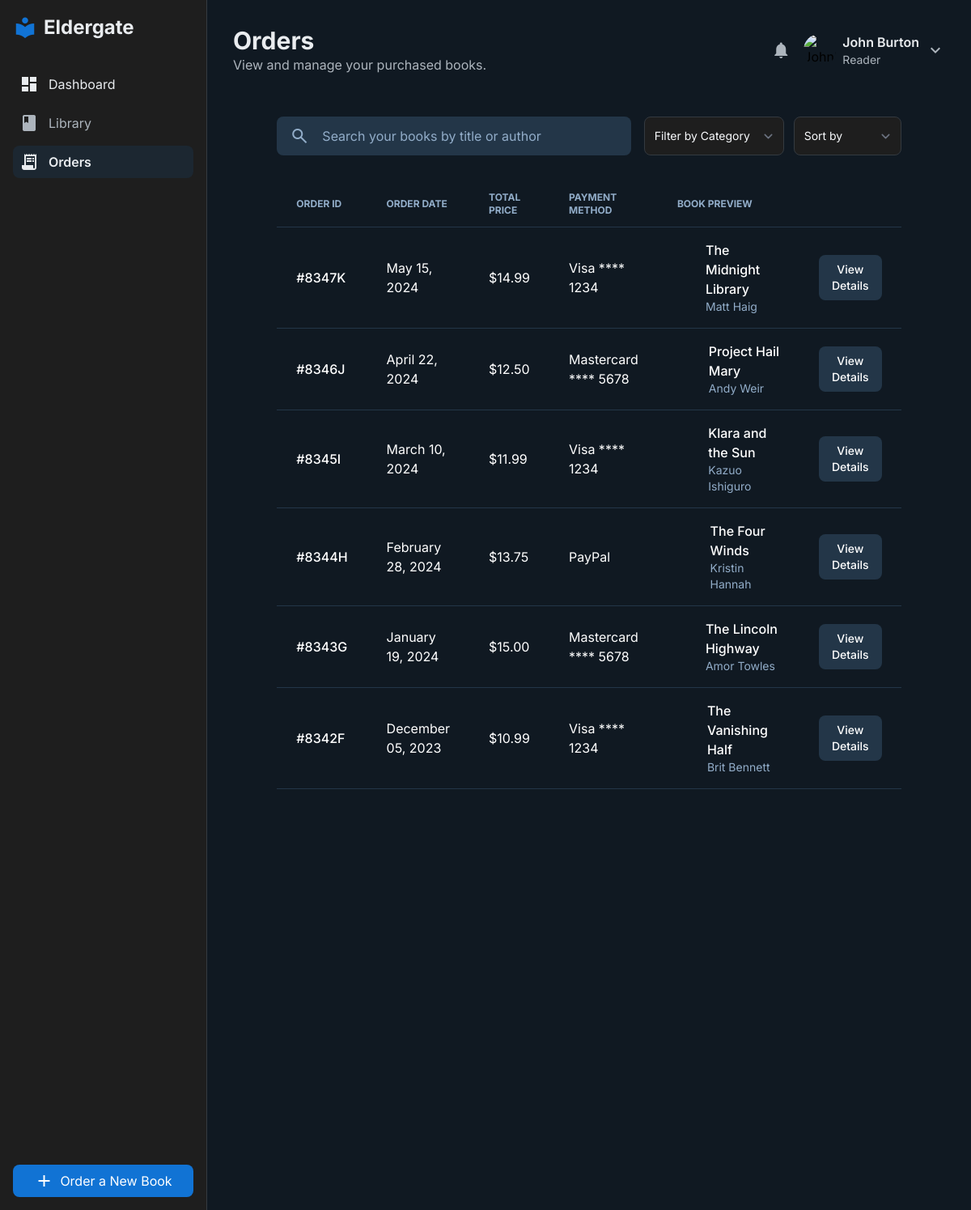
/account/orders/ (signed in), run on the app's committed database.
### accounts/models.py (models this page shows)
class EldergateLibraryUser(models.Model):
    id = models.AutoField(primary_key=True)
    username = models.CharField(max_length=100, unique=True)
    password = models.CharField(max_length=100)
    email = models.CharField(max_length=100)
    First_Name = models.CharField(max_length=100)
    Last_Name = models.CharField(max_length=100)
    date_joined = models.DateTimeField(auto_now_add=True)
    last_login = models.DateTimeField(blank=True, null=True)
    is_active = True
    USER_TYPE_CHOICES = [
        ('Reader', 'Reader'),
        ('Librarian', 'Librarian'),
        ('Administrator', 'Administrator'),
    ]
    model_name = models.CharField(
        max_length=100,
        choices=USER_TYPE_CHOICES,
        default='Reader',
    )
    current_reading = models.ForeignKey(Book, on_delete=models.CASCADE, null=True, blank=True)
    reading_progress = models.IntegerField(default=0)

### accounts/views.py (the view)
# urls.py: path('orders/', views.orders_view, name='orders'),
def orders_view(request):
    if request.session.get('is_authenticated'):
        user = request.user
        title = "Orders"
        subtitle = "View and manage your purchased books."
        filter_category = Category.objects.all()
        return render(request, 'app/orders.html', {'user': user, 'title': title, 'subtitle': subtitle, 'filter_category': filter_category})
    else:
        return redirect('login')

### templates/app/orders.html (shortened to what this page needs)
{% extends 'layout.html' %}
{% block content %}
{% include 'includes/header.html' %}
<div class="relative flex h-auto min-h-screen w-full flex-col group/design-root overflow-x-hidden">
    <div class="layout-container flex h-full grow flex-col">
      <div class="px-4 md:px-10 lg:px-40 flex flex-1 justify-center py-5">
        <div class="layout-content-container flex flex-col max-w-[960px] flex-1">
            <div class="flex flex-col md:flex-row gap-4 mb-8">
              <div class="flex-1">
                <label class="flex flex-col min-w-40 h-12 w-full">
                  <div class="flex w-full flex-1 items-stretch rounded-lg h-full">
                    <div
                      class="text-[#92adc9] flex border-none bg-[#233648] items-center justify-center pl-4 rounded-l-lg border-r-0">
                      <span class="material-symbols-outlined" style="font-size: 24px;">search</span>
                    </div>
                    <input
                      class="form-input flex w-full min-w-0 flex-1 resize-none overflow-hidden rounded-r-lg text-white focus:outline-0 focus:ring-0 border-none bg-[#233648] focus:border-none h-full placeholder:text-[#92adc9] px-4 text-base font-normal leading-normal"
                      placeholder="Search your books by title or author" value="" />
                  </div>
                </label>
              </div>
              <div class="flex gap-3 overflow-x-auto">
                <select
                  class="form-select rounded-lg bg-card-dark border-border-dark text-slate-50 text-sm focus:ring-primary focus:border-primary">
                  <option>Filter by Category</option>
                </select>
                <select
                  class="form-select rounded-lg bg-card-dark border-border-dark text-slate-50 text-sm focus:ring-primary focus:border-primary">
                  <option>Sort by</option>
                </select>
              </div>
            </div>
            <div class="overflow-x-auto">
              <table class="w-full text-left text-white">
                <thead class="border-b border-[#233648] text-xs uppercase text-[#92adc9]">
                  <tr>
                    <th class="px-6 py-3" scope="col">Order ID</th>
                    <th class="px-6 py-3" scope="col">Order Date</th>
                    <th class="px-6 py-3" scope="col">Total Price</th>
                    <th class="px-6 py-3" scope="col">Payment Method</th>
                    <th class="px-6 py-3" scope="col">Book Preview</th>
                    <th class="px-6 py-3" scope="col"></th>
                  </tr>
                </thead>
                <tbody>
                  <tr class="border-b border-[#233648]">
                    <td class="px-6 py-4 font-medium text-white whitespace-nowrap">#8347K</td>
                    <td class="px-6 py-4">May 15, 2024</td>
                    <td class="px-6 py-4">$14.99</td>
                    <td class="px-6 py-4">Visa **** 1234</td>
                    <td class="px-6 py-4">
                      <div class="flex items-center gap-3">
                        <div class="w-10 h-14 bg-center bg-no-repeat bg-cover rounded"
                          style='background-image: url("https://lh3.googleusercontent.com/aida-public/AB6AXuAIltB6ynhgqo1mpHvLni23GXjVznG8bdupEIfrEDlZnnSTKNbZ1TQ8um2bc83sXocMgH2RriSC-7EcNP-RZvvURMZ2Am6Nl2Dv3SsZRUv9qofdLEfkWR9DK7VXMYtti47atfWqlW90K4nK8_zrM6iPK6kILWeYrsy0hyF-jox0UVBIz8c18vCXvc090q18UGNTlbJhd5EHXizcwt2v4YnTkvxVIsLOpj4oKwdhOADxu9t0XXXz11AY8ap11ethXqDke3c4sSoYTpks");'>
                        </div>
                        <div>
                          <p class="font-medium">The Midnight Library</p>
                          <p class="text-sm text-[#92adc9]">Matt Haig</p>
                        </div>
                      </div>
                    </td>
                    <td class="px-6 py-4">
                      <button
                        class="flex items-center justify-center gap-2 rounded-lg bg-[#233648] px-4 py-2 text-sm font-medium text-white hover:bg-primary">View
                        Details</button>
                    </td>
                  </tr>
                  <tr class="border-b border-[#233648]">
                    <td class="px-6 py-4 font-medium text-white whitespace-nowrap">#8346J</td>
                    <td class="px-6 py-4">April 22, 2024</td>
                    <td class="px-6 py-4">$12.50</td>
                    <td class="px-6 py-4">Mastercard **** 5678</td>
                    <td class="px-6 py-4">
                      <div class="flex items-center gap-3">
                        <div class="w-10 h-14 bg-center bg-no-repeat bg-cover rounded"
                          style='background-image: url("https://lh3.googleusercontent.com/aida-public/AB6AXuCIbfV545Dpx3N8EmdLyGnAvt2aOcg7FNMtbdRwAe7uVFlzChDfEl6zf2DQ0fIgvwx-0EzAyjnfyFa0lXuj12X9-SsHvCWuiLviWher1cTISqfB6zPaq0CuO3syS4Nyxh4GjwEpA--X0AwYHkTCvYIbI75v-PZzjEG9I0FOFyQV0kWvxFKPutgTeHGkL9BjOLxFa3g8xk_6GXi0owhDw447Yc2Rs9Pv0_a40HH5yrdBzqspXR-BsJJxYRw3og6PJU9v0BP1uUGS6GPH");'>
                        </div>
                        <div>
                          <p class="font-medium">Project Hail Mary</p>
                          <p class="text-sm text-[#92adc9]">Andy Weir</p>
                        </div>
                      </div>
                    </td>
                    <td class="px-6 py-4">
                      <button
                        class="flex items-center justify-center gap-2 rounded-lg bg-[#233648] px-4 py-2 text-sm font-medium text-white hover:bg-primary">View
                        Details</button>
                    </td>
                  </tr>
                  <tr class="border-b border-[#233648]">
                    <td class="px-6 py-4 font-medium text-white whitespace-nowrap">#8345I</td>
                    <td class="px-6 py-4">March 10, 2024</td>
                    <td class="px-6 py-4">$11.99</td>
                    <td class="px-6 py-4">Visa **** 1234</td>
                    <td class="px-6 py-4">
                      <div class="flex items-center gap-3">
                        <div class="w-10 h-14 bg-center bg-no-repeat bg-cover rounded"
                          style='background-image: url("https://lh3.googleusercontent.com/aida-public/AB6AXuATv5p5jEmKLjqLjgPRSWfD-EW6lloxOfzQ_LQUC8WNaIOxZwactuZA_GBjDo2CbgBAmn88SW11zQ0RnYItXdSMbP4odxrFLsXsFLyN40_tD2ssFxlg49eEgI5_we10fxXMgXuD9d4t7-ov2XujAcfufhpSGD9VDR3840bN-G1UISrs5bGHMusMa94EVL2kzKbcj5rcQM7QXPsaSk3mDC7wLISRQU5cjSgZ5pdyOXY49rQ3rO2E8NSxklBTx9H1yVu3e06Qbjnp9RPv");'>
                        </div>
                        <div>
                          <p class="font-medium">Klara and the Sun</p>
                          <p class="text-sm text-[#92adc9]">Kazuo Ishiguro</p>
                        </div>
                      </div>
                    </td>
                    <td class="px-6 py-4">
                      <button
                        class="flex items-center justify-center gap-2 rounded-lg bg-[#233648] px-4 py-2 text-sm font-medium text-white hover:bg-primary">View
                        Details</button>
                    </td>
                  </tr>
                  <tr class="border-b border-[#233648]">
                    <td class="px-6 py-4 font-medium text-white whitespace-nowrap">#8344H</td>
                    <td class="px-6 py-4">February 28, 2024</td>
                    <td class="px-6 py-4">$13.75</td>
                    <td class="px-6 py-4">PayPal</td>
                    <td class="px-6 py-4">
                      <div class="flex items-center gap-3">
                        <div class="w-10 h-14 bg-center bg-no-repeat bg-cover rounded"
                          style='background-image: url("https://lh3.googleusercontent.com/aida-public/AB6AXuDjG-AwJROxmIAVz9sAaMpYPnlhMvOAVd5pT9rN0bE-yu7EUIABBMMNWo5H5zPq7q_zrYoeuQT9dB8jWCobOXnOjcmxXEaKHPd-mJta-GkwSHbHbwoE6iqy0DburiNBqxfM6oVxHUGq9B7nA9MqdR3Go9Pv2dn0MiubgyBeF14xCCcTCvaCmNwhEp4RJXuYrFua-pKQbLBwwoNU_w8YN3GOsV5D1egv5tMAgJyVAH1y5U0Q_Y5Wo2HS8_2jCTHDLpX6OdNpDPUJpj-c");'>
                        </div>
                        <div>
                          <p class="font-medium">The Four Winds</p>
                          <p class="text-sm text-[#92adc9]">Kristin Hannah</p>
                        </div>
                      </div>
                    </td>
                    <td class="px-6 py-4">
                      <button
                        class="flex items-center justify-center gap-2 rounded-lg bg-[#233648] px-4 py-2 text-sm font-medium text-white hover:bg-primary">View
                        Details</button>
                    </td>
                  </tr>
                  <tr class="border-b border-[#233648]">
                    <td class="px-6 py-4 font-medium text-white whitespace-nowrap">#8343G</td>
                    <td class="px-6 py-4">January 19, 2024</td>
                    <td class="px-6 py-4">$15.00</td>
                    <td class="px-6 py-4">Mastercard **** 5678</td>
                    <td class="px-6 py-4">
                      <div class="flex items-center gap-3">
                        <div class="w-10 h-14 bg-center bg-no-repeat bg-cover rounded"
                          style='background-image: url("https://lh3.googleusercontent.com/aida-public/AB6AXuBboeonUx7fE8zvCWVtQ50TqjMfeuZUfXmPdjf_nVq8vY7m1pIKdOZ87ZLipdmQwkeTwF4UFp3CDMfnaHZufKwt2fdaSEc8w4HPGlAsRPMvcqCgT1-N0kh8-CatWsS1qZw76JrsnkG4VgNQ-T4Cp3Jk0hGa_i5TgBrx-kBjE8EYeEMV_8Ky-FVMtlo_ZOnCQ3zJaGdiQkZF4VThs2K7R1RABIUr-xuV3QQumwsAjzkahjsYV70YdUSk6KMvKoZNtCr3i93cxHiFbejE");'>
                        </div>
                        <div>
                          <p class="font-medium">The Lincoln Highway</p>
                          <p class="text-sm text-[#92adc9]">Amor Towles</p>
                        </div>
                      </div>
                    </td>
                    <td class="px-6 py-4">
                      <button
                        class="flex items-center justify-center gap-2 rounded-lg bg-[#233648] px-4 py-2 text-sm font-medium text-white hover:bg-primary">View
                        Details</button>
                    </td>
                  </tr>
                  <tr class="border-b border-[#233648]">
                    <td class="px-6 py-4 font-medium text-white whitespace-nowrap">#8342F</td>
                    <td class="px-6 py-4">December 05, 2023</td>
                    <td class="px-6 py-4">$10.99</td>
                    <td class="px-6 py-4">Visa **** 1234</td>
                    <td class="px-6 py-4">
                      <div class="flex items-center gap-3">
                        <div class="w-10 h-14 bg-center bg-no-repeat bg-cover rounded"
                          style='background-image: url("https://lh3.googleusercontent.com/aida-public/AB6AXuBeW09gKIcoYrdZ8w4jxOtmveo0P5nxLrGPArl8GuRYIBO7x3nO3G9FwRDXtpWk5yPYghf97j079417CDMlzlkW7F24c6Dn6wn3TXTUN9K7Ar5GxUO_MRjC5Bb7FBql9pm_V_K01acsGMDVoX4EGndukOlK7ev2_R_bBhK49ZgBEGlOJeJqI1Gf6NHKOw7ARUfZJkfd2TXrWa5tfZ5X0-Tg9vjTcHivj4PFHoGR4uZR0BkkGtkc0jpwtBPNZEYAu7usx38qBEuyf_lB");'>
                        </div>
                        <div>
                          <p class="font-medium">The Vanishing Half</p>
                          <p class="text-sm text-[#92adc9]">Brit Bennett</p>
                        </div>
                      </div>
                    </td>
                    <td class="px-6 py-4">
                      <button
                        class="flex items-center justify-center gap-2 rounded-lg bg-[#233648] px-4 py-2 text-sm font-medium text-white hover:bg-primary">View
                        Details</button>
                    </td>
                  </tr>
                </tbody>
              </table>
            </div>
        </div>
      </div>
    </div>
  </div>
{% endblock %}

### templates/includes/header.html (shortened to what this page needs)
<header class="flex justify-between items-center mb-8">
    <div>
        <h2 class="text-3xl font-bold text-text-light dark:text-text-dark">{{ title }}</h2>
        <p class="text-subtext-light dark:text-subtext-dark">{{ subtitle }}</p>
    </div>
    <div class="flex items-center space-x-4">
        <span class="material-icons text-subtext-light dark:text-subtext-dark cursor-pointer">notifications</span>
        <div class="flex items-center space-x-2">
            <img alt="{{ user.First_Name }}'s profile picture" class="w-10 h-10 rounded-full" src="https://static.vecteezy.com/system/resources/previews/018/765/757/non_2x/user-profile-icon-in-flat-style-member-avatar-illustration-on-isolated-background-human-permission-sign-business-concept-vector.jpg"/>
            <div>
                <p class="font-semibold text-text-light dark:text-text-dark">{{ user.First_Name }} {{ user.Last_Name }}</p>
                <p class="text-sm text-subtext-light dark:text-subtext-dark">{{ user.model_name }}</p>
            </div>
            <div class="relative inline-block text-left">
                <button type="button" class="flex items-center focus:outline-none" id="menu-button" aria-expanded="true" aria-haspopup="true">
                    <span class="material-icons text-subtext-light dark:text-subtext-dark cursor-pointer">expand_more</span>
                </button>
            </div>
        </div>
    </div>
</header>

### templates/layout.html (style rules this page uses)
body { font-family: 'Inter', sans-serif; }

### data on the page
EldergateLibraryUser: First_Name "John", Last_Name "Burton", model_name "Reader"

### other printed values
{{ title }} "Orders"
{{ subtitle }} "View and manage your purchased books."
